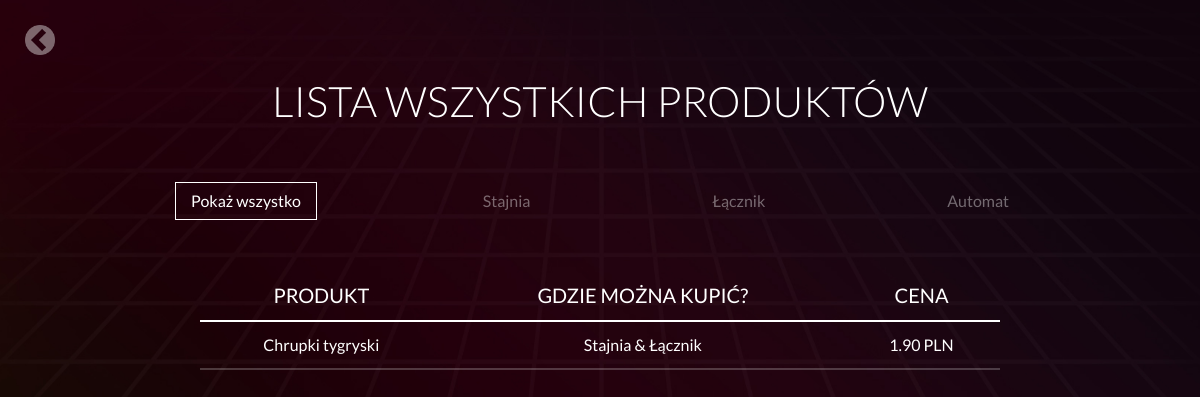
/shop-list.php?name=Chrupki tygryski, run on the app's committed database.
### tables this page shows
CREATE TABLE IF NOT EXISTS `shop` (
  `id` int(11) NOT NULL AUTO_INCREMENT,
  `name` text NOT NULL,
  `stajnia` bit(1) DEFAULT b'0',
  `lacznik` bit(1) DEFAULT b'0',
  `automat` bit(1) DEFAULT b'0',
  `price` float NOT NULL,
  PRIMARY KEY (`id`),
  KEY `id` (`id`)
);

### search-product.php (the view, shortened to what this page needs)
<?php
  include "connect-db.php";
  $name = $_GET['name'];
  $sql = "SELECT * FROM `shop` WHERE `name` LIKE '%$name%'";
  $result = mysqli_query($conn, $sql);
  echo "<tr><td class='nav-table'>Produkt</td><td class='nav-table'>Gdzie można kupić?</td><td class='nav-table'>Cena</td></tr>";
  if($result->num_rows > 0) {
    while($row = $result->fetch_assoc()) {
        $where = "";
        $price = $row["price"];
        $price = number_format($price, 2);
        if($row["stajnia"]==1) $where = "Stajnia";
        if($row["lacznik"]==1) $where = "Łącznik";
        if($row["stajnia"]==1 && $row["lacznik"]==1) $where = "Stajnia & Łącznik";
        echo "<tr><td>" . $row["name"] . "</td><td>" . $where . "</td><td>" . $price . " PLN</td></tr>";
    }
  }
?>

### style.css (style rules this page uses)
html, body, div, span, applet, object, iframe, h1, h2, h3, h4, h5, h6, p, blockquote, pre, a, abbr, acronym, address, big, cite, code, del, dfn, em, img, ins, kbd, q, s, samp, small, strike, strong, sub, sup, tt, var, b, u, i, center, dl, dt, dd, ol, ul, li, fieldset, form, label, legend, table, caption, tbody, tfoot, thead, tr, th, td, article, aside, canvas, details, embed, figure, figcaption, footer, header, hgroup, menu, nav, output, ruby, section, summary, time, mark, audio, video { margin: 0; padding: 0; border: 0; font-size: 100%; font: inherit; vertical-align: baseline; }
body { line-height: 1; }
:root { --main-color-1: rgba(190,154,39,1); --main-color-2: rgba(255,87,51,1); --main-color-3: rgba(199,0,57,1); --main-color-4: rgba(145,13,63,1); --main-color-5: rgba(108,29,84,1); --main-color-6: rgba(66,15,51,1); --white: rgba(255,255,255,1); --black: rgba(0,0,0,1); --backgroud-box: rgba(0,0,0,0.3); --janas: rgba(197,214,71,1); --tuczek: rgba(232,104,162,1); --cichy: rgba(69,155,168,1); --piotras: rgba(242,140,51,1); --strzala: rgba(211,57,57,1); --together: rgba(255,255,255,1); --max: rgba(121,194,103,1); --border-pop-up: rgba(65,15,47,1); --background-pop-up: rgba(42,13,31,1); --opacity-footer: 0.3; --opacity-footer-hover: 0.8; --opacity-footer-hover-time: 0.5s; --box-opacity: 0.45; --box-opacity-hover: 1; --box-opacity-time: 0.3s; --border-box: 8px; --box-width: 230px; --box-height: 210px; --footer-font-size: 14px; --footer-font-size: 14px; --scale-box: scale(1.15); --rotate-box: rotate(8deg); }
body { background: url('../images/background.jpg') no-repeat center fixed; background-size: cover; margin: 0 auto; width: 100%; font-family: 'Lato', 'Arial', 'sans-serif'; color: var(--white); background-color: black; }
#shop-list-js td { padding: 15px; border-bottom: 2px solid rgba(255,255,255,0.22); }
.nav-table { font-size: 20px; text-transform: uppercase; border-bottom: 2px solid white !important; }

### data on the page
shop: name "Chrupki tygryski", where "Stajnia & Łącznik", price "1.90"
